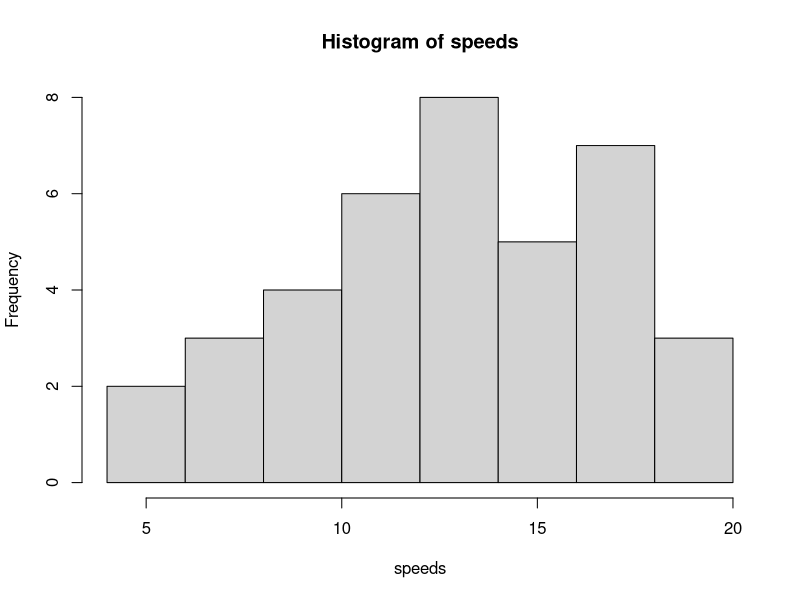

Write R code to recreate this figure.
# Note this my solution if my solution is wrong please inform me.

# (1) Researchers wished to know if they could conclude that given two populations A and 
# B of infants, the population A is earlier than population B with respect to the mean 
# age at which an infant started to walk alone. The following data (ages in months) were collected
# Sample from population A: 9.5, 10.5, 9.75, 10.0, 13.0, 13.5, 10.0, 9.5, 10.0, 9.75
# Sample from population B: 12.5, 13.5, 12.0, 13.75, 12.5, 9.5, 12.0, 13.5, 12.0
# What should the researchers conclude? Let α = 0.01. State clearly H0, Ha, decision rule and conclusion.
# let H(0)(mean of population A == mean of population B),H(a)(mean of population A < mean of population B)
x<-c(9.5, 10.5, 9.75, 10.0, 13.0, 13.5, 10.0, 9.5, 10.0, 9.75)
y<-c(12.5, 13.5, 12.0, 13.75, 12.5, 9.5, 12.0, 13.5, 12.0)
t.test(x,y,var.equal=TRUE,alternative="less",conf.level=.99)
#    Two Sample t-test
# data:  x and y
# t = -2.8624, df = 17, p-value = 0.005394
# alternative hypothesis: true difference in means is less than 0
# 99 percent confidence interval:
#       -Inf -0.1869249
# sample estimates:
# mean of x mean of y 
# 10.55000  12.36111 
# p-vlaue<0.00, then -> reject H(0)

# (2) Copy the built in data set "cars" into a new data frame "cars.copy" and answer the following questions:

# (a) Calculate the standard deviation of the speed recording distances less than 35
cars.copy <- data.frame(cars)
dist=cars.copy["dist"]
distances <- c()
for (i in 1:nrow(dist)) {
   if(dist[i,]<35){
        distances<-c(distances,dist[i,])
   }
}
distancessd=sd(distances)
distancessd
# 9.396943

# (b) Construct a histogram for cars with speed less than or equal to 19
speed=cars.copy["speed"]
speeds <- c()
for (i in 1:nrow(speed)) {
   if(speed[i,]<=19){
        speeds<-c(speeds,speed[i,])
   }
}
hist(speeds)
# (c) From (b), the modal class is the class number ………………..
# fifth one with 8 frequency ,interval (12,14)

# (3) A company produces computer chips of which 30% are defective, 8 chips are chosen 
# at random, what is the probability that at least 5 chips will be undefective.
# p(undefective) = .7 , n=8, p(X>=5)=1-p(x<5)
1-pbinom(5,8,.7)
# 0.5517738
# (4) Find the value of (
# 1 - 2 - 4 - 6 - 38
# _   _   _  _    _ 
# 1   3   5  7    39
# ), write the command(s)
1-sum(seq(2,38,2)/seq(3,39,2))
# -16.52033